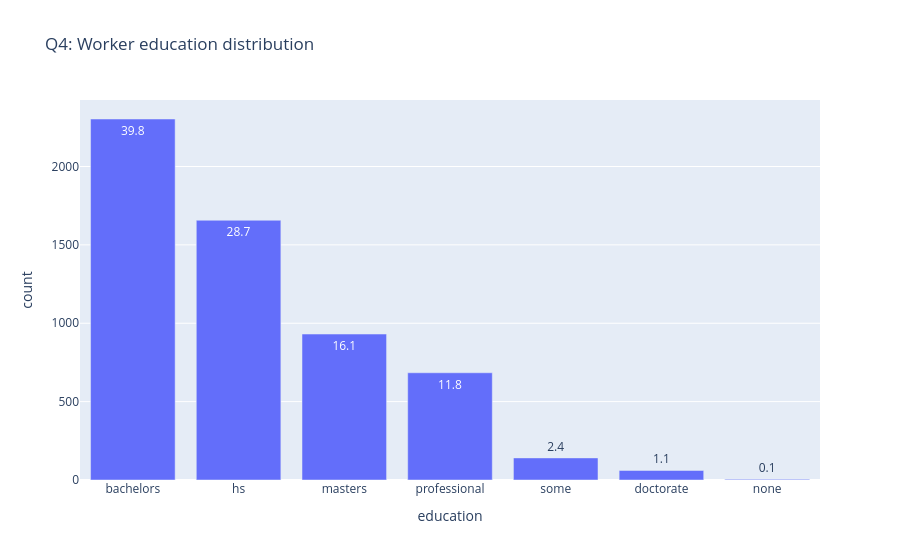

Notebook cell for this chart:
### Code cell
# Q4: education level
summarize("education", "Q4: Worker education distribution")

### Figure 1 — Plotly figure (JSON) as saved in the notebook; plotly's stock layout.template omitted (floating-point values rounded to 4 significant figures)
{"data": [{"hovertemplate": "education=%{x}<br>count=%{y}<br>percent=%{text}<extra></extra>", "legendgroup": "", "marker": {"color": "#636efa", "pattern": {"shape": ""}}, "name": "", "orientation": "v", "showlegend": false, "text": [39.8, 28.7, 16.1, 11.8, 2.4, 1.1, 0.1], "textposition": "auto", "type": "bar", "x": ["bachelors", "hs", "masters", "professional", "some", "doctorate", "none"], "xaxis": "x", "y": [2303, 1657, 931, 684, 141, 61, 4], "yaxis": "y"}], "layout": {"barmode": "relative", "legend": {"tracegroupgap": 0}, "title": {"text": "Q4: Worker education distribution"}, "xaxis": {"anchor": "y", "domain": [0, 1], "title": {"text": "education"}}, "yaxis": {"anchor": "x", "domain": [0, 1], "title": {"text": "count"}}}}
